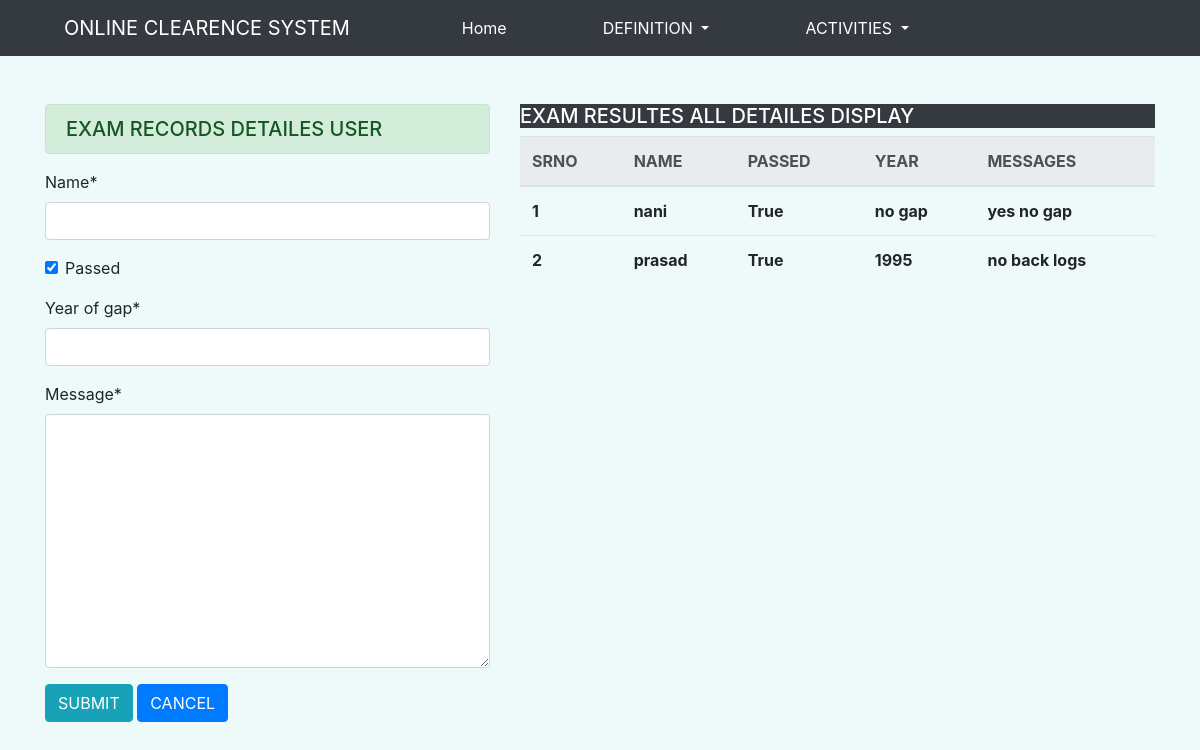
Screenshot of /examsrecords with the database file from the repository.
### onlineApp/models.py (models this page shows, shortened)
class Examsrecord(models.Model):
    name            = models.CharField(max_length=120)
    passed           = models.BooleanField(default=True)
    year_of_gap      = models.CharField(max_length=50)
    message           = models.TextField()

### onlineApp/views.py (the view)
# urls.py: path('examsrecords',views.examsrecords_view,name="examsrecord"),
def examsrecords_view(request):
    if request.method=="POST":
        fm = ExamsrecordForm(request.POST)
        if fm.is_valid():
          n1 = fm.cleaned_data['name']
          n2 = fm.cleaned_data['passed']
          n3 = fm.cleaned_data['year_of_gap']
          n4 = fm.cleaned_data['message']
          reg = Examsrecord(
              name=n1,passed=n2,year_of_gap=n3,message=n4
          )
          reg.save()
    else:
        fm = ExamsrecordForm()
    examdetailes = Examsrecord.objects.all()
    context = {'form':fm,'examdetailes':examdetailes}
    return render(request,'ONLINE/4examsrecords.html',context)

### onlineApp/forms.py
class ExamsrecordForm(forms.ModelForm):
    class Meta:
        model = Examsrecord
        fields = '__all__'

### onlineApp/templates/ONLINE/4examsrecords.html (shortened to what this page needs)
{% extends 'ONLINE/base.html' %}
{% load static %}
{% load crispy_forms_tags %}
{% block content %}
<div class="container mt-5">
    <div class="row">
        <div class="col-sm-5">
            <h5 class="alert alert-success">EXAM RECORDS DETAILES USER</h3>
            <form action="" method="post">
               {{form|crispy}}
                <input type="submit" value="SUBMIT" class="btn btn-info">
                <input type="reset" value="CANCEL" class="btn btn-primary">
            </form>
        </div>
        <div class="col-sm-7">
            <h5 class="bg-dark text-white">EXAM RESULTES ALL DETAILES DISPLAY</h5>
              <table class="table">
                <thead class="thead-light">
                  <tr>
                    <th scope="col">SRNO</th>
                    <th scope="col">NAME</th>
                    <th scope="col">PASSED</th>
                    <th scope="col">YEAR</th>
                    <th scope="col">MESSAGES</th>
                  </tr>
                </thead>
                <tbody>
                    {% for i in  examdetailes %}
                  <tr>
                      <th>{{i.id}}</th>
                    <th scope="row">{{i.name}}</th>
                    <th scope="row">{{i.passed}}</th>
                    <th scope="row">{{i.year_of_gap}}</th>
                    <th scope="row">{{i.message}}</th>
                  </tr>
                  {% endfor %}
                </tbody>
              </table>
        </div>
    </div>
</div>
{% endblock content %}

### onlineApp/static/css/style.css (style rules this page uses)
body { background-color: rgba(164, 227, 231, 0.178); }

### rows the page displays
Examsrecord: id "1", name "nani", passed "True", year_of_gap "no gap", message "yes no gap"
Examsrecord: id "2", name "prasad", passed "True", year_of_gap "1995", message "no back logs"
